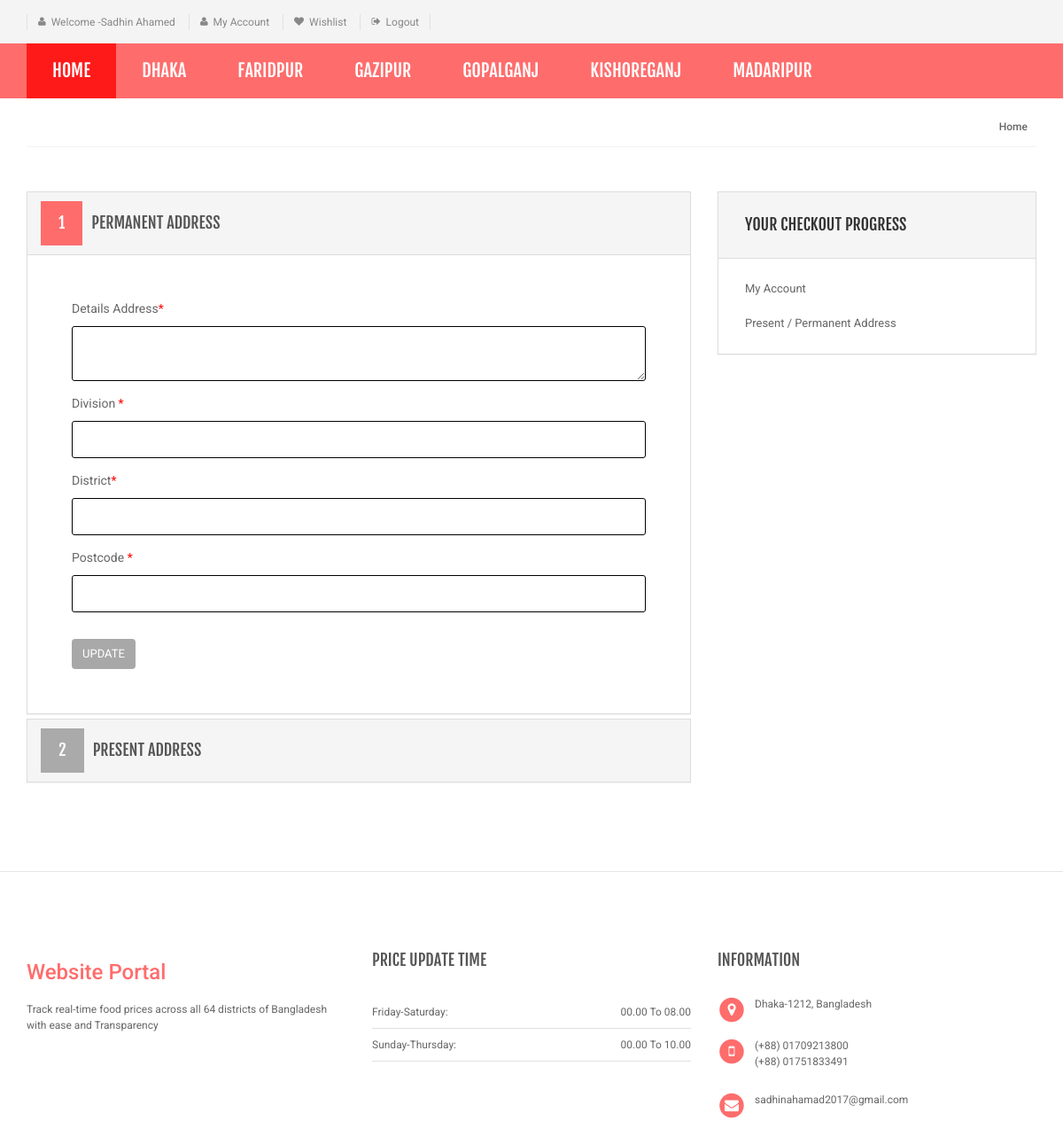
Screenshot of /Food/bill-ship-addresses.php (signed in) with the database file from the repository.
### tables this page shows
CREATE TABLE `category` (
  `id` int(11) NOT NULL,
  `categoryName` varchar(255) DEFAULT NULL,
  `categoryDescription` longtext DEFAULT NULL,
  `creationDate` timestamp NOT NULL DEFAULT current_timestamp(),
  `updationDate` varchar(255) DEFAULT NULL
);

CREATE TABLE `users` (
  `id` int(11) NOT NULL,
  `name` varchar(255) DEFAULT NULL,
  `email` varchar(255) DEFAULT NULL,
  `contactno` bigint(11) DEFAULT NULL,
  `password` varchar(255) DEFAULT NULL,
  `shippingAddress` longtext DEFAULT NULL,
  `shippingState` varchar(255) DEFAULT NULL,
  `shippingCity` varchar(255) DEFAULT NULL,
  `shippingPincode` int(11) DEFAULT NULL,
  `billingAddress` longtext DEFAULT NULL,
  `billingState` varchar(255) DEFAULT NULL,
  `billingCity` varchar(255) DEFAULT NULL,
  `billingPincode` int(11) DEFAULT NULL,
  `regDate` timestamp NOT NULL DEFAULT current_timestamp(),
  `updationDate` varchar(255) DEFAULT NULL
);

### Food/bill-ship-addresses.php (the view, shortened to what this page needs)
<?php
include('includes/config.php');
if(strlen($_SESSION['login'])==0)
    {
header('location:.php');
}
else{
?>
<!DOCTYPE html>
<html lang="en">
	<head>
	    <link rel="stylesheet" href="assets/css/bootstrap.min.css">
	    <link rel="stylesheet" href="assets/css/main.css">
	    <link rel="stylesheet" href="assets/css/red.css">
	    <link rel="stylesheet" href="assets/css/owl.carousel.css">
		<link rel="stylesheet" href="assets/css/owl.transitions.css">
		<link href="assets/css/lightbox.css" rel="stylesheet">
		<link rel="stylesheet" href="assets/css/animate.min.css">
		<link rel="stylesheet" href="assets/css/rateit.css">
		<link rel="stylesheet" href="assets/css/bootstrap-select.min.css">
		<link rel="stylesheet" href="assets/css/config.css">
		<link href="assets/css/green.css" rel="alternate stylesheet" title="Green color">
		<link href="assets/css/blue.css" rel="alternate stylesheet" title="Blue color">
		<link href="assets/css/red.css" rel="alternate stylesheet" title="Red color">
		<link href="assets/css/orange.css" rel="alternate stylesheet" title="Orange color">
		<link href="assets/css/dark-green.css" rel="alternate stylesheet" title="Darkgreen color">
		<link rel="stylesheet" href="assets/css/font-awesome.min.css">
	</head>
    <body class="cnt-home">
<header class="header-style-1">
<?php include('includes/top-header.php');?>
<?php include('includes/menu-bar.php');?>
</header>
<div class="breadcrumb">
	<div class="container">
		<div class="breadcrumb-inner">
			<ul class="list-inline list-unstyled">
				<li><a href="#">Home</a></li>
			</ul>
		</div>
	</div>
</div>
<div class="body-content outer-top-bd">
	<div class="container">
		<div class="checkout-box inner-bottom-sm">
			<div class="row">
				<div class="col-md-8">
					<div class="panel-group checkout-steps" id="accordion">
<div class="panel panel-default checkout-step-01">
		<div class="panel-heading">
    	<h4 class="unicase-checkout-title">
	        <a data-toggle="collapse" class="" data-parent="#accordion" href="#collapseOne">
	          <span>1</span>Permanent Address
	        </a>
	     </h4>
    </div>
	<div id="collapseOne" class="panel-collapse collapse in">
	    <div class="panel-body">
			<div class="row">
				<div class="col-md-12 col-sm-12 already-registered-login">
<?php
$query=mysqli_query($con,"select * from users where id='".$_SESSION['id']."'");
while($row=mysqli_fetch_array($query))
{
?>
					<form class="register-form" role="form" method="post">
<div class="form-group">
					    <label class="info-title" for="Billing Address">Details Address<span>*</span></label>
					    <textarea class="form-control unicase-form-control text-input"  name="billingaddress" required="required"><?php echo $row['billingAddress'];?></textarea>
					  </div>
						<div class="form-group">
					    <label class="info-title" for="Billing State ">Division  <span>*</span></label>
			 <input type="text" class="form-control unicase-form-control text-input" id="bilingstate" name="bilingstate" value="<?php echo $row['billingState'];?>" required>
					  </div>
					  <div class="form-group">
					    <label class="info-title" for="Billing City">District<span>*</span></label>
					    <input type="text" class="form-control unicase-form-control text-input" id="billingcity" name="billingcity" required="required" value="<?php echo $row['billingCity'];?>" >
					  </div>
 <div class="form-group">
					    <label class="info-title" for="Billing Pincode">Postcode <span>*</span></label>
					    <input type="text" class="form-control unicase-form-control text-input" id="billingpincode" name="billingpincode" required="required" value="<?php echo $row['billingPincode'];?>" >
					  </div>
					  <button type="submit" name="update" class="btn-upper btn btn-primary checkout-page-button">Update</button>
					</form>
					<?php } ?>
				</div>
			</div>
		</div>
	</div>
</div>
					  	<div class="panel panel-default checkout-step-02">
						    <div class="panel-heading">
						      <h4 class="unicase-checkout-title">
						        <a data-toggle="collapse" class="collapsed" data-parent="#accordion" href="#collapseTwo">
						          <span>2</span>Present Address
						        </a>
						      </h4>
						    </div>
					  	</div>
					</div>
				</div>
			<?php include('includes/myaccount-sidebar.php');?>
			</div>
		</div>
</div>
</div>
<?php include('includes/footer.php');?>
</body>
</html>
<?php } ?>

### Food/includes/menu-bar.php (shortened to what this page needs)
<div class="header-nav animate-dropdown">
    <div class="container">
        <div class="yamm navbar navbar-default" role="navigation">
            <div class="nav-bg-class">
                <div class="navbar-collapse collapse" id="mc-horizontal-menu-collapse">
	<div class="nav-outer">
		<ul class="nav navbar-nav">
			<li class="active dropdown yamm-fw">
				<a href="index.php" data-hover="dropdown" class="dropdown-toggle">Home</a>
			</li>
              <?php $sql=mysqli_query($con,"select id,categoryName  from category limit 6");
while($row=mysqli_fetch_array($sql))
{
    ?>
			<li class="dropdown yamm">
				<a href="category.php?cid=<?php echo $row['id'];?>"> <?php echo $row['categoryName'];?></a>
			</li>
			<?php } ?>
		</ul>
		<div class="clearfix"></div>
	</div>
</div>
            </div>
        </div>
    </div>
</div>

### Food/assets/css/red.css (style rules this page uses)
a { color: #ff6c6c; }
.header-style-1 .header-nav { background: #ff6c6c; }
.cnt-home .header-style-1 .header-nav .navbar .navbar-nav > li.active { background: #ff1a1a; }
.checkout-box .checkout-steps .panel .panel-heading .unicase-checkout-title > a:not(.collapsed) span { background-color: #ff6c6c; }

### Food/assets/css/lightbox.css (style rules this page uses)
body:after { content: url(../images/close.png) url(../images/loading.gif) url(../images/prev.png) url(../images/next.png); display: none; }

### Food/assets/css/green.css (style rules this page uses)
a { color: #abd07e; }
.header-style-1 .header-nav { background: #abd07e; }
.cnt-home .header-style-1 .header-nav .navbar .navbar-nav > li.active { background: #84b943; }
.checkout-box .checkout-steps .panel .panel-heading .unicase-checkout-title > a:not(.collapsed) span { background-color: #abd07e; }

### Food/assets/css/blue.css (style rules this page uses)
a { color: #3498db; }
.header-style-1 .header-nav { background: #3498db; }
.cnt-home .header-style-1 .header-nav .navbar .navbar-nav > li.active { background: #1d6ca1; }
.checkout-box .checkout-steps .panel .panel-heading .unicase-checkout-title > a:not(.collapsed) span { background-color: #3498db; }

### Food/assets/css/orange.css (style rules this page uses)
a { color: #f39c12; }
.header-style-1 .header-nav { background: #f39c12; }
.cnt-home .header-style-1 .header-nav .navbar .navbar-nav > li.active { background: #ab6c09; }
.checkout-box .checkout-steps .panel .panel-heading .unicase-checkout-title > a:not(.collapsed) span { background-color: #f39c12; }

### Food/assets/css/dark-green.css (style rules this page uses)
a { color: #12cca7; }
.header-style-1 .header-nav { background: #12cca7; }
.cnt-home .header-style-1 .header-nav .navbar .navbar-nav > li.active { background: #0b816a; }
.checkout-box .checkout-steps .panel .panel-heading .unicase-checkout-title > a:not(.collapsed) span { background-color: #12cca7; }

### rows the page displays
category: categoryName "DHAKA"
category: categoryName "FARIDPUR"
category: categoryName "GAZIPUR"
category: categoryName "GOPALGANJ"
category: categoryName "KISHOREGANJ"
category: categoryName "MADARIPUR"

### other values shown
$_SESSION['username'] "Sadhin Ahamed"
